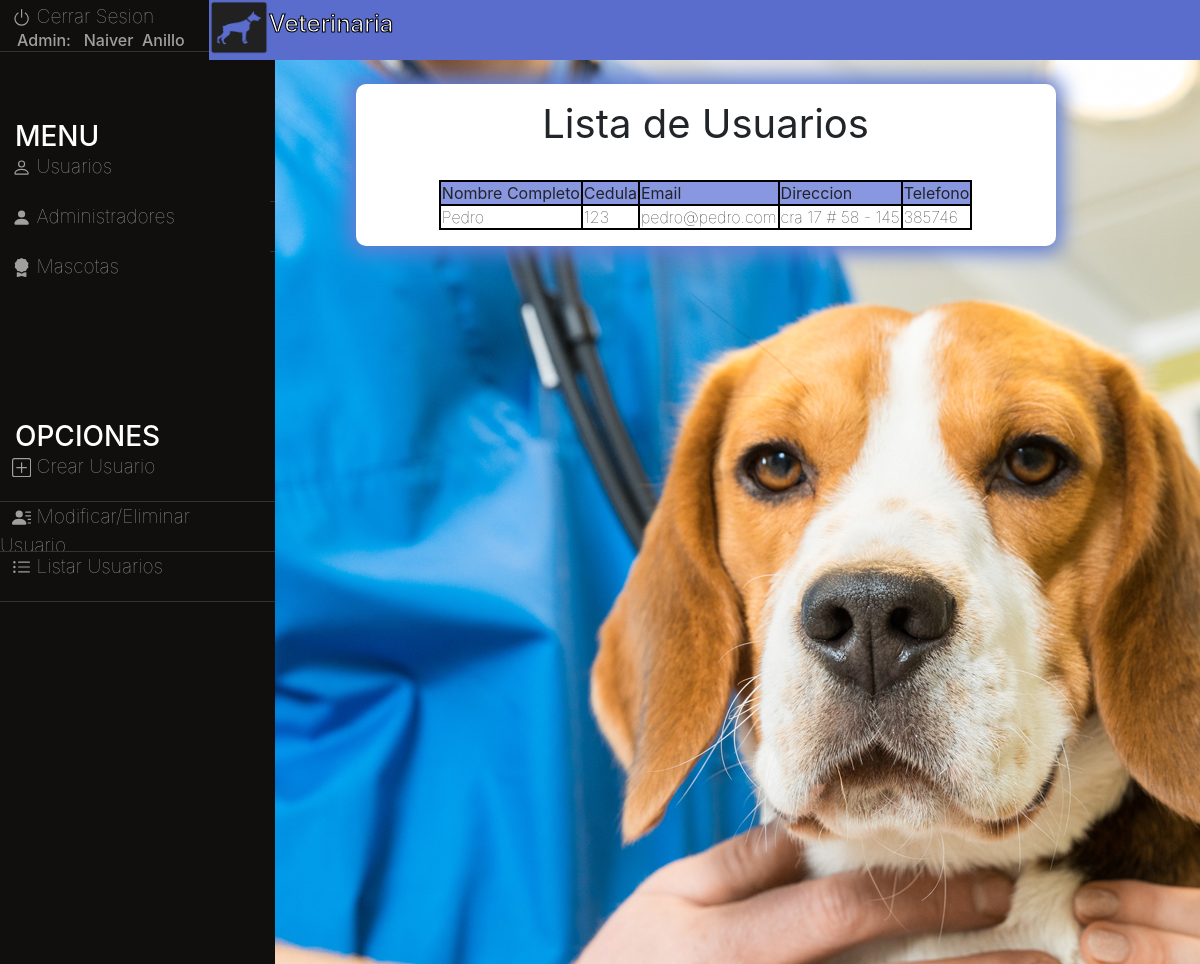
Screenshot of /Veterinaria/menuprinc.php?u=list (signed in) with the database file from the repository.
### tables this page shows
CREATE TABLE `usuarios` (
  `n_completo` varchar(100) NOT NULL,
  `cedula` varchar(10) NOT NULL,
  `mail` varchar(50) NOT NULL,
  `direccion` varchar(50) NOT NULL,
  `telefono` varchar(30) NOT NULL
);

### Veterinaria/conexion.php (called while the page is built, shortened)
<?php
class conexion{
	public function conectar(){
		$this->lin = mysqli_connect("localhost", "anillonaiver", "naiver3753313", "veterinaria");
		return $this->lin;
	}
}
?>

### Veterinaria/usuario.php (called while the page is built, shortened)
<?php
class usuario{
	public function lista($lin){
		$sql = "SELECT * FROM usuarios";
		$result = $lin->query($sql);
		$arr=array();
		while ($fila = $result->fetch_assoc()){
			$arr[]=$fila;
		}
		return($arr);
	}
}
?>

### Veterinaria/crudUsu.php (the view, shortened to what this page needs)
<!DOCTYPE html>
<html>
<head>
</head>
<body>
	<div class="contenedor">
		<div class="contenido"><br>
			<div class="box box-shadow">
				<?php
	require_once("conexion.php");
	require_once("usuario.php");
	$con = new conexion();
	$usu = new usuario();
			?>
		<?php
	if (isset($_SESSION['listusu'])) {
		if ($_SESSION['listusu'] == "True") {
			$arr=$usu->lista($con->conectar());
			if (empty($arr)) {
				?>
				<h1><center><b>Lista de Usuarios</center></h1></b><br>
					<br>
					<div class="alert alert-warning" style="color: #ADA226; border: 2px solid #ADA226; border-radius: 10px; padding: 12px" role="alert">
		  					<b>No hay Registros.
					</div>
				<?php
			}else{
				?>
				<link rel="stylesheet" type="text/css" href="style.css">
				<h1><center><b>Lista de Usuarios</center></h1></b><br>
					<center><table>
						<tr style="background: #8996E0;">
							<th><b>Nombre Completo</th><th><b>Cedula</th><th><b>Email</th><th><b>Direccion</th><th><b>Telefono</th>
						</tr>
						<?php
						for ($i=0; $i <count($arr) ; $i++) {
						?>
						<tr>
							<td>
								<?php echo $arr[$i]['n_completo']?>
							</td>
							<td>
								<?php echo $arr[$i]['cedula']?>
							</td>
							<td>
								<?php echo $arr[$i]['mail']?>
							</td>
							<td>
								<?php echo $arr[$i]['direccion']?>
							</td>
							<td>
								<?php echo $arr[$i]['telefono']?>
							</td>
						</tr>
				<?php
			}
			?>
			</table></center><?php
			}
		}
	}
			?>
			</div>
		</div>
	</div>
</body>
</html>

### Veterinaria/style.css (style rules this page uses)
table, th, td { border: 2px solid black; border-collapse: collapse; }
th, td { padding: 1px; }
* { margin: 0px; padding:0px; font-weight: lighter; }
.box { padding: 1em; width: 700px; margin: 0 auto; background-size: cover; background: white; border-radius: 10px; }
.box-shadow { -webkit-box-shadow: -1px 0px 20px 8px rgba(97,126,212,1); -moz-box-shadow: -1px 0px 20px 8px rgba(97,126,212,1); box-shadow: -1px 0px 20px 8px rgba(97,126,212,1); }
div.contenido { position: relative; left: 17.4%; width: 82.8%; height: 113%; }
.contenedor { width: 100%; margin:0 auto; overflow: hidden; }

### rows the page displays
usuarios: n_completo "Pedro", cedula "123", mail "pedro@pedro.com", direccion "cra 17 # 58 - 145", telefono "385746"

### other values shown
$_SESSION['nomlogin'] "Naiver"
$_SESSION['apelogin'] "Anillo"
